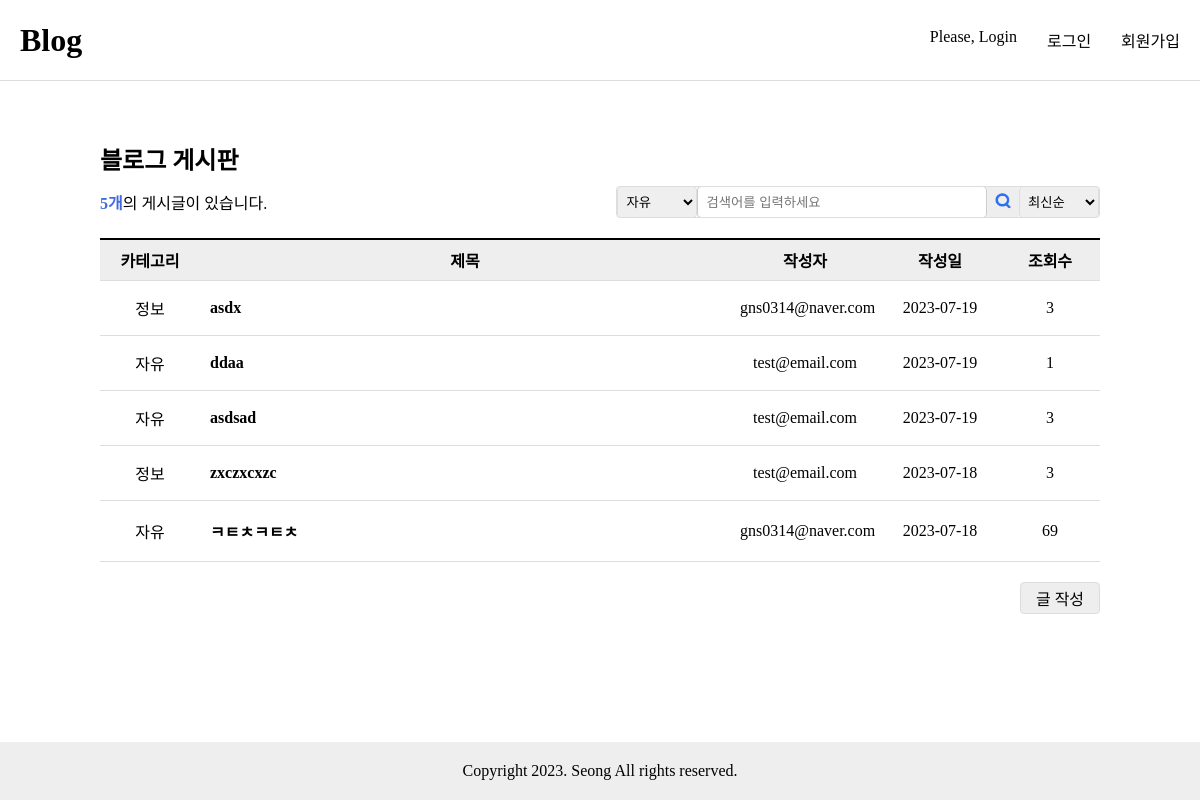
The page /blog/ on the database as committed earlier.
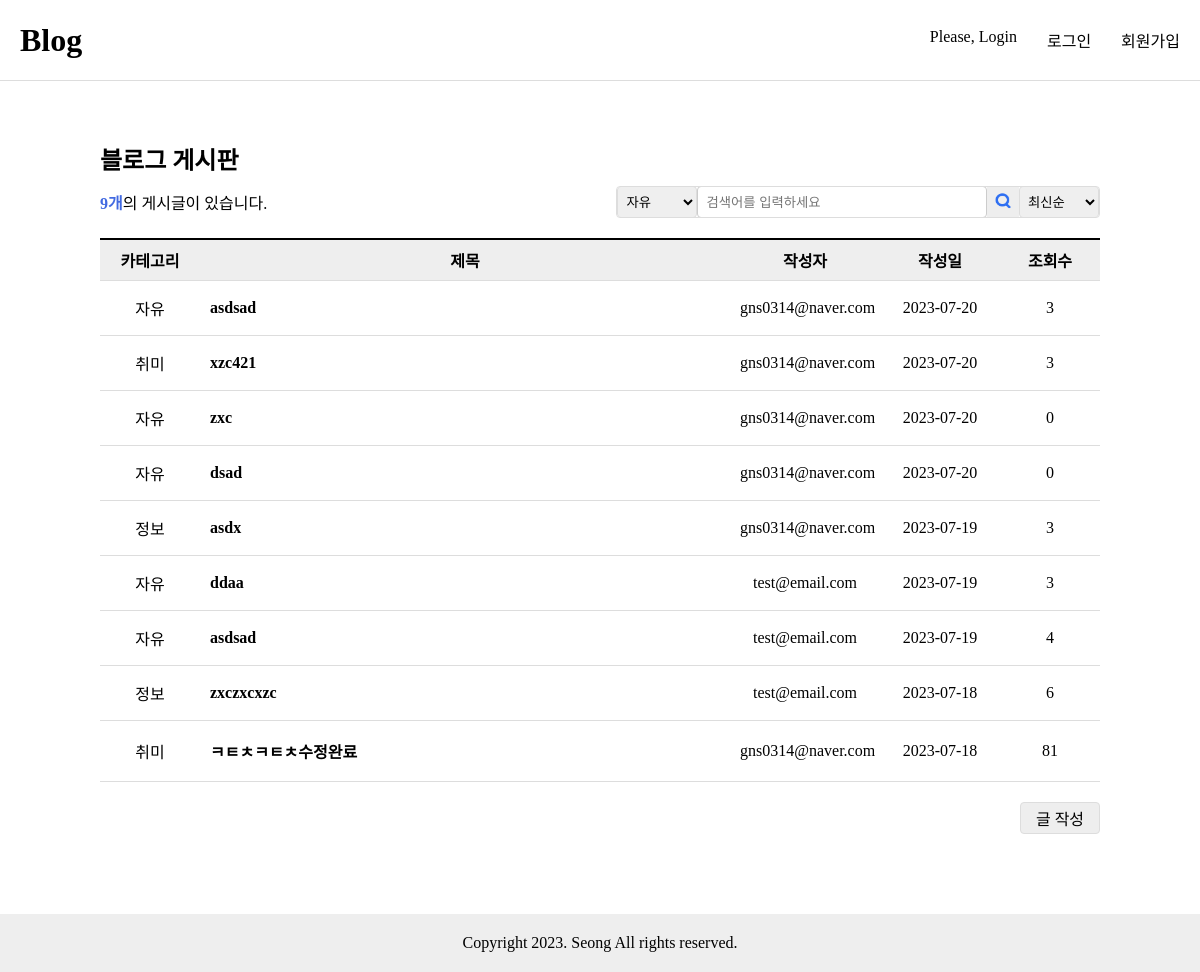
The same page on the database as committed later.
### blog/models.py (models this page shows, shortened)
class Post(models.Model):
    title = models.CharField(max_length=30)
    content = models.TextField()
    writer = models.ForeignKey(User, on_delete=models.CASCADE)
    category = models.CharField(max_length=30, choices= category_select, default='자유')
    created_at = models.DateTimeField(auto_now_add=True)
    updated_at = models.DateTimeField(auto_now=True)
    is_deleted = models.BooleanField(default=False)
    hit = models.PositiveBigIntegerField(default=0)

### user/models.py (models this page shows)
class User(AbstractUser):
    username = None
    email = models.EmailField(unique=True, max_length=255)
    name = models.CharField(max_length=50, null=True, blank=True)
    is_staff = models.BooleanField(default=False)
    is_superuser = models.BooleanField(default=False)
    is_active = models.BooleanField(default=True)
    last_login = models.DateTimeField(null=True, blank=True)
    date_joined = models.DateTimeField(auto_now_add=True)
    USERNAME_FIELD = 'email'
    EMAIL_FIELD = 'email'
    REQUIRED_FIELDS = []
    objects = UserManager()

### blog/views.py (the view)
# urls.py: path("", views.Index.as_view(), name='list'),
class Index(View):
    def get(self, request):
        post_objs = Post.objects.all().order_by('-created_at')
        cnt = Post.objects.count()
        context = {
            'posts': post_objs,
            'cnt': cnt
        }
        return render(request, 'blog/post_list.html', context)

### blog/templates/blog/post_list.html (shortened to what this page needs)
{% extends 'base.html' %}
{% load static %}
{% block content %}
<div class="main">
    <h2 class="main-title">블로그 게시판</h2>
    {% if posts %}
    <div class="board-top">
        <p class="main-desc"><strong>{{ cnt }}개</strong>의 게시글이 있습니다.</p>
        <div>
            <form action="{% url 'blog:search' %}" method="GET" class="search-form">
                <select name="category" id="category">
                    <option value="자유">자유</option>
                </select>
                <input id="search" type="text" name="search_word" placeholder="검색어를 입력하세요">
                <button type="submit"><img src="{% static 'img/icon-search.png' %}" alt="검색"></button>
                <select name="sort" id="sort">
                    <option value="latest" {% if sort_by == 'latest' %}selected{% endif %}>최신순</option>
                </select>
            </form>
        </div>
    </div>
    <table class="table list">
        <colgroup>
            <col style="width: 100px" />
            <col />
            <col style="width: 150px" />
            <col style="width: 120px" />
            <col style="width: 100px" />
        </colgroup>
        <thead>
            <tr>
                <th>카테고리</th>
                <th>제목</th>
                <th>작성자</th>
                <th>작성일</th>
                <th>조회수</th>
            </tr>
        </thead>
        <tbody>
            {% for post in posts %}
            <tr>
                <td>{{ post.category }}</td>
                <td><a href="{% url 'blog:detail' pk=post.pk %}" >{{ post.title }}</a></td>
                <td>{{ post.writer }}</td>
                <td>{{ post.created_at|date:"Y-m-d" }}</td>
                <td>{{ post.hit }}</td>
            </tr>
            {% endfor %}
        </tbody>
    </table>
    {% else %}
    <p>작성된 게시물이 없습니다.</p>
    {% endif %}
    <div class="btn-group">
        <form action="{% url 'blog:write' %}" method="get">
            <button type="submit" class="btn">글 작성</button>
        </form>
    </div>
</div>
    {% endblock %}

### templates/base.html (shortened to what this page needs)
{% load static %}
<!DOCTYPE html>
<html lang="en">
<head>
    <link rel="stylesheet" href="{% static 'css/table.css' %}">
    <link rel="stylesheet" href="{% static 'css/common.css' %}">
    <link rel="stylesheet" href="{% static 'css/list.css' %}">
    <link rel="stylesheet" href="{% static 'css/view.css' %}">
    <link rel="stylesheet" href="{% static 'css/write.css' %}">
    <link rel="stylesheet" href="{% static 'css/comment.css' %}">
    <link rel="stylesheet" href="{% static 'css/login-join.css' %}">
</head>
<body>
    <div class="header">
        <a href="{% url 'blog:list' %}" ><h1>Blog</h1></a>
        <div class="sub-header">
            {% if user.is_authenticated %}
            <p>Welcome, {{ user.email }}</p>
            <a href="{% url 'user:logout' %}">로그아웃</a>
            {% else %}
            <p>Please, Login</p>
            <a href="{% url 'user:login' %}" >로그인</a>
            <a href="{% url 'user:register' %}" >회원가입</a>
            {% endif %}
        </div>
    </div>
        {% block content %}
        {% endblock %}
  <p class="footer">Copyright 2023. Seong All rights reserved.</p>
</body>
</html>

### static/css/table.css (style rules this page uses)
.table { border-spacing: 0; border-collapse: collapse; table-layout: fixed; border-top: 2px solid black; border-bottom: 1px solid #ddd; width: 1000px; margin: auto; }
.table th { background-color: #eee; padding: 8px; border-bottom: 1px solid #ddd; }
.table td { padding: 10px; border-top: 1px solid #ddd; }
.table a { display: block; text-align: left; padding: 8px 0; font-weight: bold; overflow: hidden; white-space: nowrap; text-overflow: ellipsis; }

### static/css/common.css (style rules this page uses)
body, h1, h2, p, fieldset, ul { padding: 0; margin: 0; }
a { text-decoration: none; color: inherit; }
input, textarea, select { box-sizing: border-box; }
select:enabled, button:enabled { cursor: pointer; }
body { min-width: 1000px; display: flex; flex-direction: column; min-height: 100vh; }
.main { flex-grow: 1; width: 1000px; margin: auto; }
.header { display: flex; align-items: center; justify-content: space-between; padding: 0 20px; height: 80px; border-bottom: 1px solid #ddd; }
.sub-header { display: flex; justify-content: center; gap: 30px; }
.footer { background: #eee; text-align: center; padding: 20px 0; margin-top: 80px; }
[type="text"], [type="password"], [type="email"] { width: 290px; height: 32px; border: 1px solid #ccc; border-radius: 4px; padding: 0 8px; }
.main-title { margin: 60px 0 10px 0; }
.main-desc { margin-bottom: 20px; }
.main-desc strong { color: royalblue; }
.btn-group { display: flex; gap: 10px; flex-direction: row-reverse; margin-top: 20px; text-align: right; }
.btn { background-color: #eee; width: 80px; height: 32px; border: 1px solid #ddd; border-radius: 4px; display: inline-flex; align-items: center; justify-content: center; box-sizing: border-box; font: inherit; }

### static/css/list.css (style rules this page uses)
.list.table { text-align: center; }
.board-top { display: flex; align-items: center; justify-content: space-between; margin-bottom: 20px; }
.board-top .main-desc { margin-bottom: 0; }
.board-top > div { display: flex; align-items: center; gap: 10px; }
.board-top select { height: 32px; border: 1px solid #ddd; border-radius: 4px; min-width: 80px; padding: 0 4px; }
.search-form { height: 32px; border: 1px solid #ddd; border-radius: 4px; overflow: hidden; display: flex; align-items: center; box-sizing: border-box; }
.search-form input[type="search"], .search-form button { border: 0; height: 100%; }
.search-form button { background: #eee; }
.search-form button img { height: 70%; }

Rows that differ between the two databases and show on the page:
added Post: category "자유", title "asdsad", writer "gns0314@naver.com", created_at "2023-07-20", hit "3"
added Post: category "취미", title "xzc421", writer "gns0314@naver.com", created_at "2023-07-20", hit "3"
added Post: category "자유", title "zxc", writer "gns0314@naver.com", created_at "2023-07-20", hit "0"
added Post: category "자유", title "dsad", writer "gns0314@naver.com", created_at "2023-07-20", hit "0"
changed Post "ddaa": hit "1" → "3"
changed Post (number 7 of 9 on the later page): hit "3" → "4"
changed Post "zxczxcxzc": hit "3" → "6"
changed Post: category "자유" → "취미"; title "ㅋㅌㅊㅋㅌㅊ" → "ㅋㅌㅊㅋㅌㅊ수정완료"; hit "69" → "81"
Other text that changed with them:
{{ cnt }}: "5" → "9"
